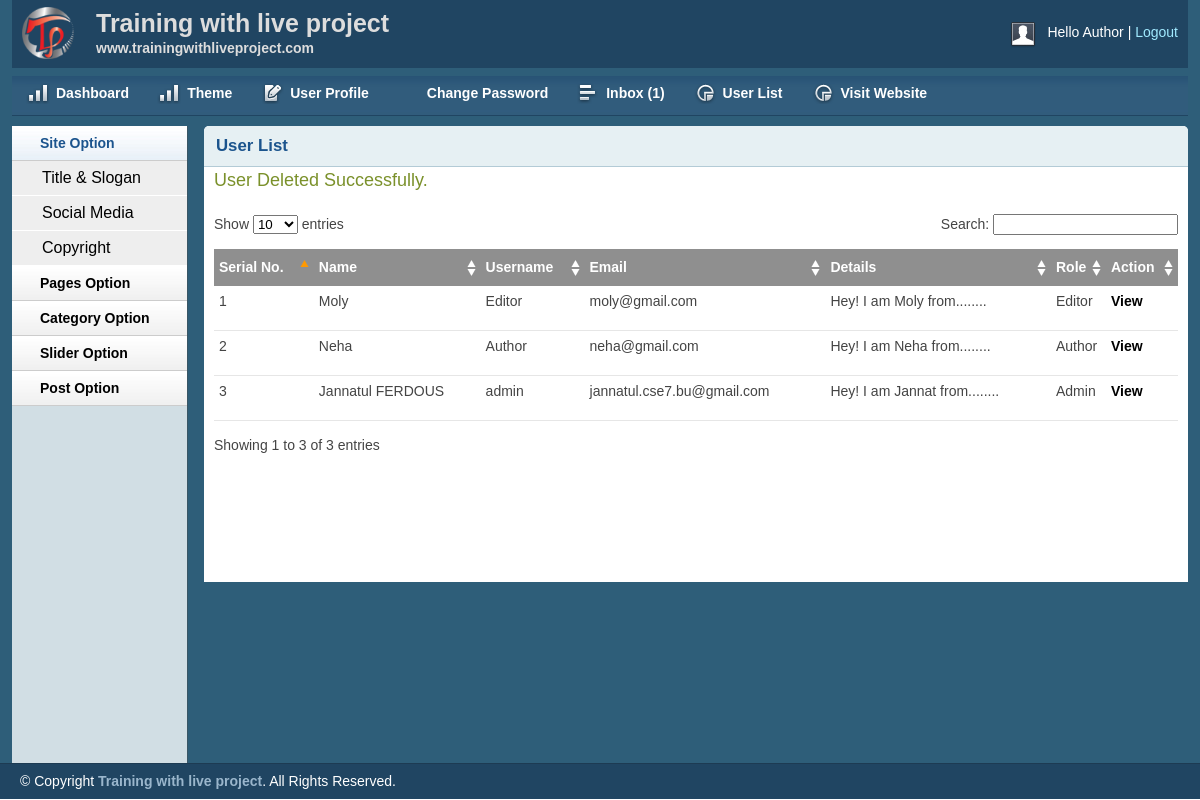
Page /project/admin/userlist.php (signed in) on the committed database.
### tables this page shows
CREATE TABLE `tbl_user` (
  `id` int(11) NOT NULL,
  `name` varchar(255) NOT NULL,
  `username` varchar(50) NOT NULL,
  `password` varchar(32) NOT NULL,
  `email` varchar(255) NOT NULL,
  `details` varchar(255) NOT NULL,
  `role` int(11) NOT NULL
);

### project/lib/Database.php (called while the page is built, shortened)
<?php
class Database
{
    public $host   = DB_HOST;
    public $user   = DB_USER;
    public $pass   = DB_PASS;
    public $dbname = DB_NAME;
    public $link;
    private function connectDB()
    {
        $this->link = new mysqli($this->host, $this->user, $this->pass, $this->dbname);
    }
    public function select($query)
    {
        $result = $this->link->query($query) or die($this->link->error.__LINE__);
        if ($result->num_rows > 0) {
            return $result;
        } else {
            return false;
        }
    }
    public function delete($query)
    {
        $delete_row = $this->link->query($query) or die($this->link->error.__LINE__);
        if ($delete_row) {
            return $delete_row;
        } else {
            return false;
        }
    }
}

### project/helpers/Format.php (called while the page is built, shortened)
<?php
class Format
{
    public function textShorten($text, $limit = 400)
    {
        $text = $text. " ";
        $text = substr($text, 0, $limit);
        $text = substr($text, 0, strrpos($text, ' '));
        $text = $text."........";
        return $text;
    }
}

### project/admin/userlist.php (the view, shortened to what this page needs)
<?php include 'inc/header.php' ?>
<?php include 'inc/sidebar.php' ?>
        <div class="grid_10">
            <div class="box round first grid">
                <h2>User List</h2>
                <?php
                $deluser = mysqli_real_escape_string($db->link, $_GET['deluser']);
                if (isset($deluser)) {
                    $deluser = $deluser;
                    $delquery = "DELETE FROM tbl_user WHERE id = '$deluser'";
                    $deldata = $db->delete($delquery);
                    if ($deldata) {
                        echo "<span class='success'>User Deleted Successfully.</span>";
                    } else {
                        echo "<span class='error'>User Not Deleted.</span>";
                    }
                }
                 ?>
                <div class="block">
                    <table class="data display datatable" id="example">
                    <thead>
                        <tr>
                            <th>Serial No.</th>
                            <th>Name</th>
                            <th>Username</th>
                            <th>Email</th>
                            <th>Details</th>
                            <th>Role</th>
                            <th>Action</th>
                        </tr>
                    </thead>
                    <tbody>
                        <?php
                        $query = "SELECT * FROM tbl_user ORDER BY id DESC";
                        $alluser = $db->select($query);
                        if ($alluser) {
                            $i = 0;
                            while ($result = $alluser->fetch_assoc()) {
                                $i++; ?>
                        <tr class="odd gradeX">
                            <td><?php echo $i; ?></td>
                            <td><?php echo $result['name']; ?></td>
                            <td><?php echo $result['username']; ?></td>
                            <td><?php echo $result['email']; ?></td>
                            <td><?php echo $fm->textShorten($result['details'], 30); ?></td>
                            <td>
                            <?php
                            if ($result['role'] == '0') {
                                echo 'Admin';
                            } elseif ($result['role'] == '1') {
                                echo 'Author';
                            } elseif ($result['role'] == '2') {
                                echo 'Editor';
                            } ?>
                            </td>
                            <td>
                                <a href="viewuser.php?userid=<?php echo $result['id'] ?>">View</a>
                                </td>
                        </tr>
                        <?php
                            }
                        } ?>
                    </tbody>
                </table>
               </div>
            </div>
        </div>
        <?php include 'inc/footer.php' ?>

### project/admin/css/text.css (style rules this page uses)
body { font: 13px/1.5 Tahoma, Helvetica, Arial, 'Liberation Sans', FreeSans, sans-serif; }
h2 { font-size: 23px; }
p, dl, hr, h1, h2, h3, h4, h5, h6, ol, ul, pre, table, address, fieldset { margin-bottom: 20px; }

### project/admin/css/grid.css (style rules this page uses)
.grid_1, .grid_2, .grid_3, .grid_4, .grid_5, .grid_6, .grid_7, .grid_8, .grid_9, .grid_10, .grid_11, .grid_12, .grid_13, .grid_14, .grid_15, .grid_16 { display: inline; float: left; margin-left: 1%; margin-right: 1%; }
.container_12 .grid_10 { width: 81.333%; }

### project/admin/css/layout.css (style rules this page uses)
body { background: #fff none repeat scroll 0 0; color: #444; font-size: 14px; padding: 0; }
a { color: #000; font-weight:bold; text-decoration: none; }
h1, h2, h3, h4, h5, h6 { line-height:1.2em; margin-bottom:.3em; }
h2 { margin-top:1em; }
.success { color:green; font-size:18px; }
.box { background:#fff; margin-bottom:20px; padding:10px 10px 10px 10px; margin-left:-8px; }
.box.grid { padding-bottom:40px; }
.box.round { -moz-border-radius: 5px 5px 0px 0px; -webkit-border-radius: 5px 5px 0px 0px; border-radius: 5px 5px 0px 0px; }
.box h2 { font-size:1.2em; font-weight:bold; color:#1B548D; background:#E6F0F3; margin:-10px -10px 0 -10px; padding:10px 12px; border-bottom:1px solid #B3CBD6; -moz-border-radius: 5px 5px 0px 0px; -webkit-border-radius: 5px 5px 0px 0px; border-radius: 5px 5px 0px 0px; }
.box.first { min-height: 406px; }
.block { padding-top:20px; }
p { margin-bottom:1em; }
span.success { margin: 8px 0 0 0; padding: 0; height: 1%; color: #7b912b; }
.block { padding-bottom:1px; }
table.display { margin: 0 auto; clear: both; width: 100%; }
.sorting_asc { background: #8f8f8f url(../img/table/sort_asc.png) no-repeat center right; padding:8px 5px; text-align:left; color:#fff; }
.sorting { background:#8f8f8f url(../img/table/sort_both.png) no-repeat center right; padding:8px 5px; text-align:left; color:#fff; }
tr.odd { height: 30px; line-height: 30px; border-bottom:1px solid #e6e6e6; }
tr.even { height: 30px; line-height: 30px; border-bottom:1px solid #e6e6e6; }
tr.odd td, tr.even td { padding-left:5px; }

### rows in the picture
tbl_user: name "Moly", username "Editor", email "moly@gmail.com", details "Hey! I am Moly from........", role "Editor"
tbl_user: name "Neha", username "Author", email "neha@gmail.com", details "Hey! I am Neha from........", role "Author"
tbl_user: name "Jannatul FERDOUS", username "admin", email "jannatul.cse7.bu@gmail.com", details "Hey! I am Jannat from........", role "Admin"

### other values in the picture
Session::get('username') "Author"
$count "1"
